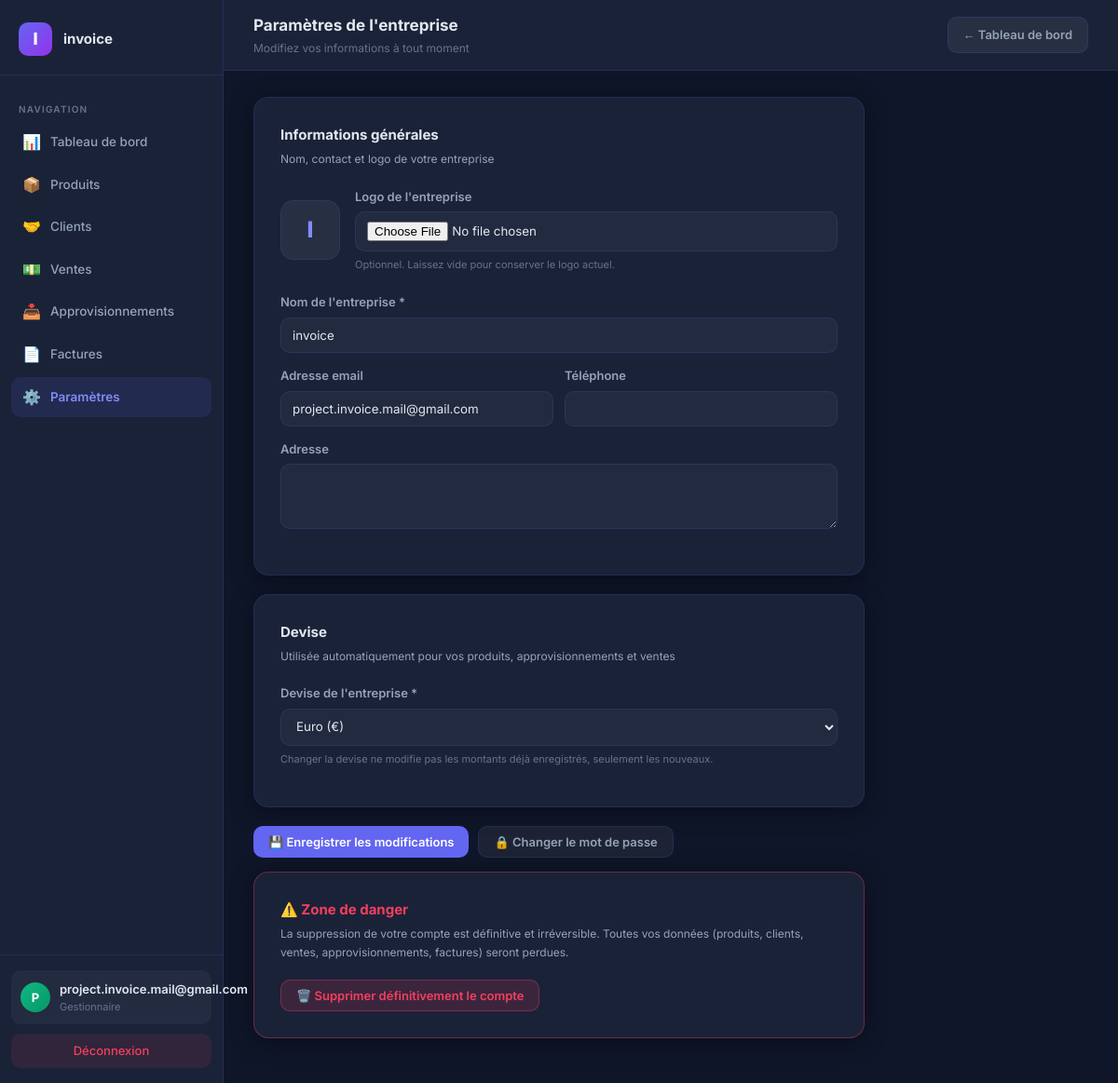
The app's page /company-settings/ (signed in) with its own data.
### InvoiceApp/models.py (models this page shows, shortened)
class User(AbstractUser):
    logo = models.ImageField(upload_to="company_logos/", blank=True, null=True, verbose_name="Logo de l'entreprise")
    company_name = models.CharField(max_length=255, verbose_name="Nom de l'entreprise")
    company_email = models.EmailField(blank=True, null=True,verbose_name="Adresse email")
    phone = models.CharField(max_length=20, blank=True, verbose_name="Téléphone")
    address = models.TextField(blank=True, verbose_name="Adresse")
    add_date = models.DateTimeField(auto_now_add=True, verbose_name="Date d'inscription",blank=True, null=True,)
    default_currency = models.CharField(max_length=3, choices=CURRENCY_CHOICES, default='EUR', verbose_name="Devise de l'entreprise")
    agent_login_code = models.CharField(max_length=8, unique=True, blank=True, verbose_name="Code de connexion vendeurs")
    next_invoice_number = models.PositiveIntegerField(default=1, verbose_name="Prochain numéro de facture")
    class Meta:
        verbose_name = "Entreprise"
        verbose_name_plural = "Entreprises"

### InvoiceApp/views/company.py (the view, shortened to what this page needs)
# urls.py: path('company-settings/', invoice_views.company_settings, name='company_settings'),
@require_http_methods(["GET", "POST"])
@login_required
def company_settings(request):
    user = request.user
    if request.method == "GET":
        context = {
            'company_name': user.company_name,
            'company_logo_url': user.logo.url if user.logo else None,
        }
        return render(request, 'company_settings.html', context)

### InvoiceApp/context_processors.py (called while the page is built)
def subscription_context(request):
    user = getattr(request, 'user', None)
    if not user or not user.is_authenticated:
        return {}
    subscription = getattr(user, 'subscription', None)
    if subscription is None:
        return {}
    return {
        'subscription': subscription,
        'subscription_status': subscription.status,
        'subscription_blocked': subscription.is_blocked,
        'subscription_days_left': subscription.days_left,
        'subscription_expiry_date': subscription.access_expiry_date,
        'subscription_plan_price': subscription.price,
    }

### InvoiceApp/models.py (called while the page is built)
    @property
    def price(self):
        return SUBSCRIPTION_PLAN_PRICES.get(self.plan, Decimal('0'))

    @property
    def promo_active_until(self):
        latest = self.company.promo_redemptions.order_by('-expires_at').first()
        return latest.expires_at if latest else None

    @property
    def status(self):
        now = timezone.now()
        if self.active_until and self.active_until >= now:
            return 'active'
        promo_until = self.promo_active_until
        if promo_until and promo_until >= now:
            return 'promo'
        if self.trial_end_date and self.trial_end_date >= now:
            return 'trial'
        return 'expired'

    @property
    def is_blocked(self):
        return self.status == 'expired'

    @property
    def access_expiry_date(self):
        status = self.status
        if status == 'active':
            return self.active_until
        if status == 'promo':
            return self.promo_active_until
        if status == 'trial':
            return self.trial_end_date
        return None

    @property
    def days_left(self):
        if self.status not in ('trial', 'promo'):
            return 0
        expiry = self.access_expiry_date
        if not expiry:
            return 0
        remaining = expiry - timezone.now()
        return max(0, remaining.days + (1 if remaining.seconds > 0 else 0))

### InvoiceApp/templates/company_settings.html (shortened to what this page needs)
<!DOCTYPE html>
{% load static %}
<html lang="fr">
<head>
</head>
<body>
<div class="sidebar">
    <div class="sidebar-logo">
        {% if company_logo_url %}
            <img src="{{ company_logo_url }}" alt="Logo" style="width:36px;height:36px;object-fit:contain;border-radius:10px;background:#fff;padding:4px;">
        {% else %}
            <div class="logo-mark">{{ company_name|first|upper }}</div>
        {% endif %}
        <div class="logo-text">{{ company_name }}</div>
    </div>
    <nav class="sidebar-nav">
        <div class="nav-section-label">Navigation</div>
        <a href="{% url 'dashboard' %}" class="nav-item"><span class="nav-icon">📊</span> Tableau de bord</a>
        <a href="{% url 'list_products' %}" class="nav-item"><span class="nav-icon">📦</span> Produits</a>
        <a href="{% url 'list_clients' %}" class="nav-item"><span class="nav-icon">🤝</span> Clients</a>
        <a href="{% url 'list_sales' %}" class="nav-item"><span class="nav-icon">💵</span> Ventes</a>
        <a href="{% url 'list_supplies' %}" class="nav-item"><span class="nav-icon">📥</span> Approvisionnements</a>
        <a href="{% url 'list_invoices' %}" class="nav-item"><span class="nav-icon">📄</span> Factures</a>
        <a href="{% url 'company_settings' %}" class="nav-item active"><span class="nav-icon">⚙️</span> Paramètres</a>
    </nav>
    <div class="sidebar-footer">
        <div class="user-block">
            <div class="user-avatar">{{ request.user.first_name|default:request.user.username|slice:':1'|upper }}</div>
            <div>
                <div class="user-name">{{ request.user.get_full_name|default:request.user.username }}</div>
                <div class="user-role">Gestionnaire</div>
            </div>
        </div>
        <a href="{% url 'logout' %}" class="logout-btn">Déconnexion</a>
    </div>
</div>
<div class="main">
    <div class="topbar">
        <div>
            <div class="topbar-title">Paramètres de l'entreprise</div>
            <div class="topbar-sub">Modifiez vos informations à tout moment</div>
        </div>
        <div class="topbar-actions">
            <a href="{% url 'dashboard' %}" class="btn btn-ghost">← Tableau de bord</a>
        </div>
    </div>
    <div class="content">
        <form id="settingsForm" enctype="multipart/form-data">
            <div class="settings-card">
                <h3>Informations générales</h3>
                <div class="settings-sub">Nom, contact et logo de votre entreprise</div>
                <div class="logo-row">
                    {% if company_logo_url %}
                        <img src="{{ company_logo_url }}" alt="Logo actuel" class="logo-preview" id="logoPreview" style="object-fit:contain;">
                    {% else %}
                        <div class="logo-preview" id="logoPreview">{{ company_name|first|upper }}</div>
                    {% endif %}
                    <div style="flex:1;">
                        <label for="logo" class="form-label">Logo de l'entreprise</label>
                        <input type="file" class="form-control" id="logo" name="logo" accept="image/*">
                        <p class="info-text">Optionnel. Laissez vide pour conserver le logo actuel.</p>
                    </div>
                </div>
                <div class="mb-3">
                    <label for="company_name" class="form-label">Nom de l'entreprise *</label>
                    <input type="text" class="form-control" id="company_name" name="company_name" value="{{ request.user.company_name }}" required>
                </div>
                <div class="row">
                    <div class="col-md-6">
                        <div class="mb-3">
                            <label for="company_email" class="form-label">Adresse email</label>
                            <input type="email" class="form-control" id="company_email" name="company_email" value="{{ request.user.company_email|default:'' }}">
                        </div>
                    </div>
                    <div class="col-md-6">
                        <div class="mb-3">
                            <label for="phone" class="form-label">Téléphone</label>
                            <input type="tel" class="form-control" id="phone" name="phone" value="{{ request.user.phone|default:'' }}">
                        </div>
                    </div>
                </div>
                <div class="mb-3">
                    <label for="address" class="form-label">Adresse</label>
                    <textarea class="form-control" id="address" name="address" rows="3">{{ request.user.address|default:'' }}</textarea>
                </div>
            </div>
            <div class="settings-card">
                <h3>Devise</h3>
                <div class="settings-sub">Utilisée automatiquement pour vos produits, approvisionnements et ventes</div>
                <div class="mb-3">
                    <label for="default_currency" class="form-label">Devise de l'entreprise *</label>
                    <select class="form-select" id="default_currency" name="default_currency" required>
                        <option value="EUR" {% if request.user.default_currency == 'EUR' %}selected{% endif %}>Euro (€)</option>
                    </select>
                    <p class="info-text">Changer la devise ne modifie pas les montants déjà enregistrés, seulement les nouveaux.</p>
                </div>
            </div>
            <div class="d-flex">
                <button type="submit" class="btn btn-primary">💾 Enregistrer les modifications</button>
                <button type="button" class="btn btn-ghost" onclick="openPasswordModal()">🔒 Changer le mot de passe</button>
            </div>
        </form>
        <div class="settings-card danger-zone">
            <h3>⚠️ Zone de danger</h3>
            <div class="settings-sub">La suppression de votre compte est définitive et irréversible. Toutes vos données (produits, clients, ventes, approvisionnements, factures) seront perdues.</div>
            <button type="button" class="btn btn-danger" onclick="openDeleteModal()">🗑️ Supprimer définitivement le compte</button>
        </div>
    </div>
</div>
</body>
</html>

### records on screen
User: company_name "I", company_name "invoice", user.first_name "P", user.get_full_name "project.invoice.mail@gmail.com", company_email "project.invoice.mail@gmail.com", default_currency "Euro (€)"
